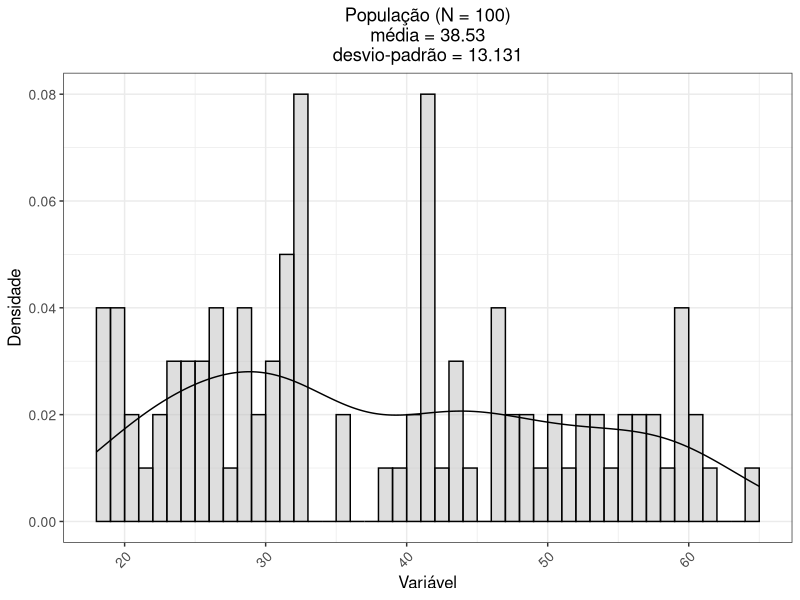
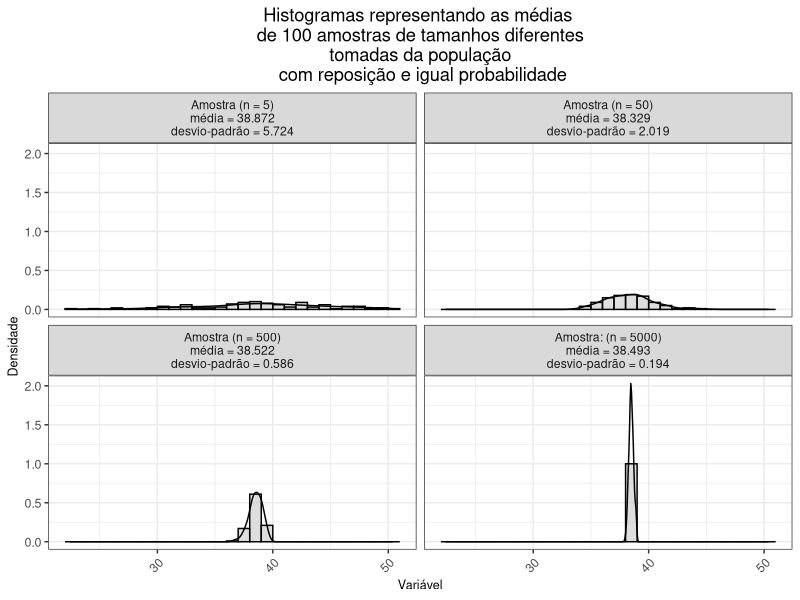

Generate these figures, in order, with R:
# para garantir a reprodutibilidade
set.seed(1234)

# carrega os pacotes
library(dplyr)

# simula uma variável aleatória de uma população
N <- 100
população <- data.frame(ID = seq(start = 1, end = N, by = 1),
                        Variável = round(runif(N, min = 18, max = 65), digits = 0))

# histograma de densidade da população
histograma_pop <-
  ggplot2::ggplot(população, ggplot2::aes(x = Variável)) +
  ggplot2::geom_histogram(
    ggplot2::aes(y = ggplot2::after_stat(density)),
    binwidth = 1,
    boundary = 0,
    fill = "grey",
    color = "black",
    alpha = 0.5
  ) +
  ggplot2::geom_density() +
  ggplot2::labs(
    title = paste0(
      "População (N = ",
      N,
      ")",
      "\n",
      "média = ",
      round(mean(população$Variável), digits = 3),
      "\n",
      "desvio-padrão = ",
      round(sd(população$Variável), digits = 3)
    ),
    x = "Variável",
    y = "Densidade"
  ) +
  ggplot2::theme_bw() +
  ggplot2::theme(
    plot.title = ggplot2::element_text(hjust = 0.5),
    axis.title = ggplot2::element_text(size = 12),
    axis.text = ggplot2::element_text(size = 10),
    axis.text.x = ggplot2::element_text(angle = 45, hjust = 1)
  )

B <- 100
# armazena as médias das amostras de tamanho B
reamostra <- data.frame(
  res.5 = rep(NA, B),
  res.50 = rep(NA, B),
  res.500 = rep(NA, B),
  res.5000 = rep(NA, B)
)
for (i in 1:B) {
  sub <- sample(x = população$Variável,
                size = 5,
                replace = TRUE)
  reamostra$res.5[i] <- mean(sub)
  sub <- sample(x = população$Variável,
                size = 50,
                replace = TRUE)
  reamostra$res.50[i] <- mean(sub)
  sub <- sample(x = população$Variável,
                size = 500,
                replace = TRUE)
  reamostra$res.500[i] <- mean(sub)
  sub <- sample(x = população$Variável,
                size = 5000,
                replace = TRUE)
  reamostra$res.5000[i] <- mean(sub)
}
names(reamostra) <- c(
  paste0(
    "Amostra (n = 5)",
    "\n",
    "média = ",
    round(mean(reamostra$res.5), digits = 3),
    "\n",
    "desvio-padrão = ",
    round(sd(reamostra$res.5), digits = 3)
  ),
  paste0(
    "Amostra (n = 50)",
    "\n",
    "média = ",
    round(mean(reamostra$res.50), digits = 3),
    "\n",
    "desvio-padrão = ",
    round(sd(reamostra$res.50), digits = 3)
  ),
  paste0(
    "Amostra (n = 500)",
    "\n",
    "média = ",
    round(mean(reamostra$res.500), digits = 3),
    "\n",
    "desvio-padrão = ",
    round(sd(reamostra$res.500), digits = 3)
  ),
  paste0(
    "Amostra: (n = 5000)",
    "\n",
    "média = ",
    round(mean(reamostra$res.5000), digits = 3),
    "\n",
    "desvio-padrão = ",
    round(sd(reamostra$res.5000), digits = 3)
  )
)

# histograma de densidade da reamostra utilizando grid por reamostra
histograma_reamostra <- reamostra %>%
  tidyr::pivot_longer(cols = 1:4,
                      names_to = "reamostra",
                      values_to = "valor") %>%
  ggplot2::ggplot(ggplot2::aes(x = valor)) +
  ggplot2::geom_histogram(
    ggplot2::aes(y = ggplot2::after_stat(density)),
    binwidth = 1,
    boundary = 0,
    fill = "grey",
    color = "black",
    alpha = 0.5
  ) +
  ggplot2::geom_density() +
  ggplot2::facet_wrap(~ reamostra, ncol = 2) +
  ggplot2::labs(title = "Histogramas representando as médias \n de 100 amostras de tamanhos diferentes \n tomadas da população \n com reposição e igual probabilidade", x = "Variável", y = "Densidade") +
  ggplot2::theme_bw() +
  ggplot2::theme(
    plot.title = ggplot2::element_text(hjust = 0.5),
    axis.title = ggplot2::element_text(size = 9),
    axis.text = ggplot2::element_text(size = 9),
    axis.text.x = ggplot2::element_text(angle = 45, hjust = 1)
  )
